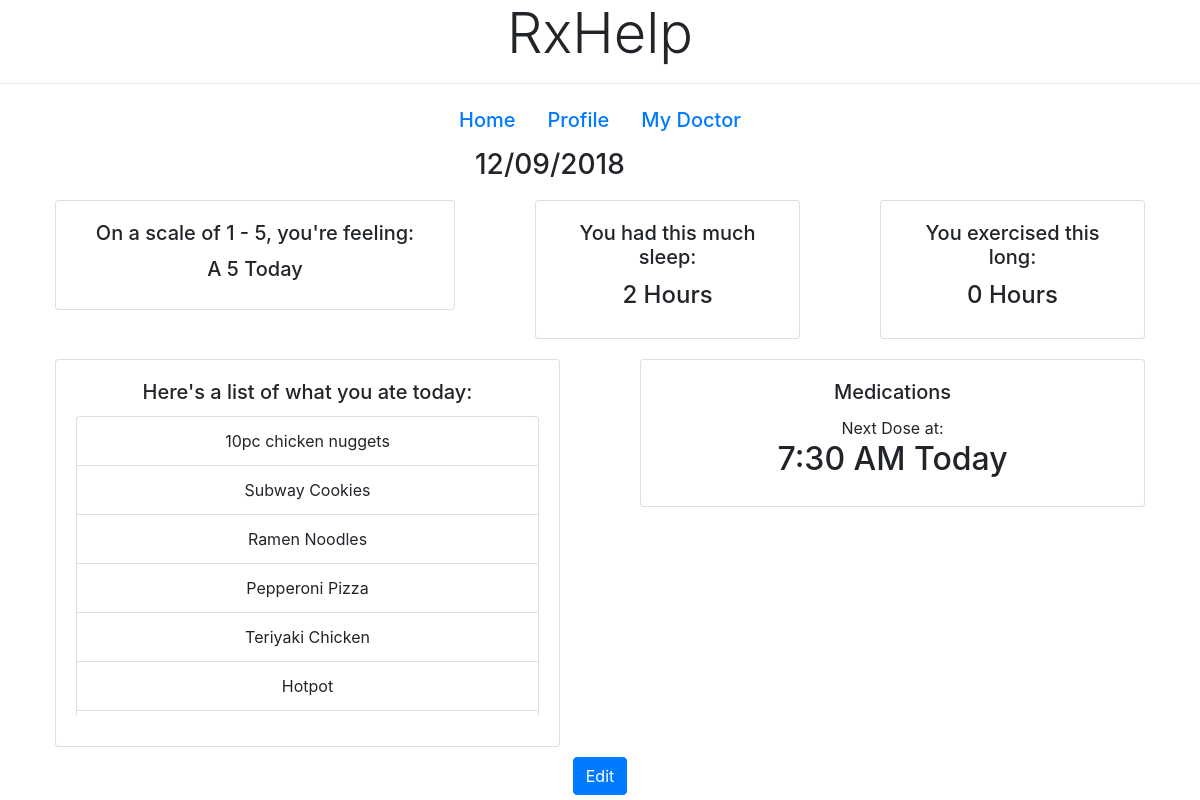
Before: /patientHome/9438 with the older database file.
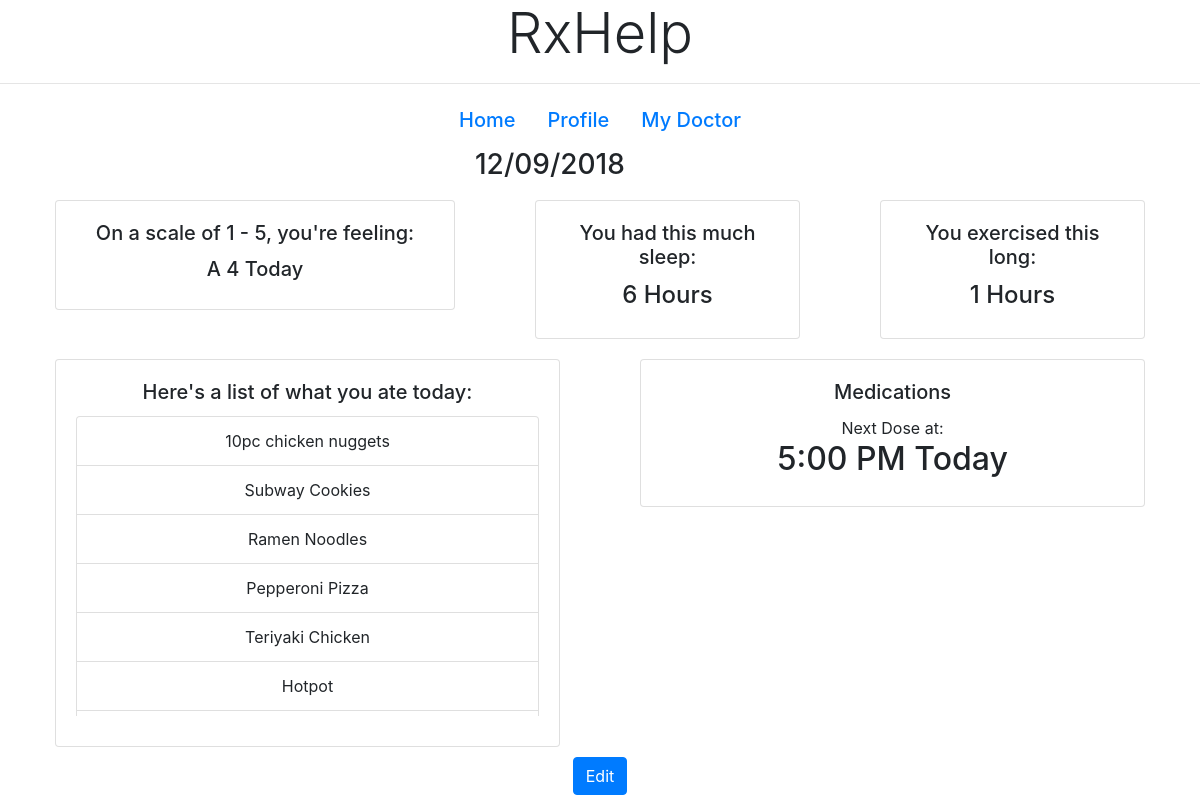
After: the same page with the newer database file.
### tables this page shows
CREATE TABLE entries(
date DATE NOT NULL,
patient_id INT,
entry_id INT PRIMARY KEY,
mood INT, 
sleep INT,
exercise INT,
medication TIME NOT NULL,
diet VARCHAR(255) NOT NULL,
img LONGBLOB NOT NULL
);

CREATE TABLE foods(
food VARCHAR(255) NOT NULL,
id_num INT NOT NULL
);

### app.py (the view)
@app.route('/patientHome/<id_num>', methods=["GET", "POST"])
def homeP(id_num):
    cur = conn.cursor()
    cur.execute("select * from entries where patient_id = ? and date = strftime('%m/%d/%Y', 'now')", (id_num,))
    data = cur.fetchall()
    cur.execute("select * from foods where id_num = ?", (id_num,))
    foods = cur.fetchall()
    return render_template('patient/patientHome.html', data=data, foods=foods, id_num=id_num)

### templates/patient/patientHome.html (shortened to what this page needs)
<!DOCTYPE html>
<html lang="en">
<head>
  <link rel="stylesheet" href="https://stackpath.bootstrapcdn.com/bootstrap/4.1.3/css/bootstrap.min.css"
>
</head>
<body>
<b><h1 style="text-align: center;" class="display-4">RxHelp</h1></b>
<hr>
<ul class="nav justify-content-center">
  <li class="nav-item">
    <a class="nav-link active" href="/patientHome/{{id_num}}"><h5>Home</h5></a>
  </li>
  <li class="nav-item">
    <a class="nav-link" href="/patientProfile/{{id_num}}"><h5>Profile</h5></a>
  </li>
  <li class="nav-item">
    <a class="nav-link" href="/patientMyDoctor/{{id_num}}"><h5>My Doctor</h5></a>
  </li>
</ul>
{% for o in data%}
<div id="boxy" class="container">
  <div class="row" style="text-align: center">
    <div class="col">
      <div class="row" style="margin: auto; max-width: 250px">
      <h3>{{o[0]}}</h3>
    </div>
  </div>
  <div id="myUL">
    <div class="row">
      <div class="col">
        <div class="col">
          <div style="margin: 10px; width: 400px" class="card">
            <div class="card-body" align="center">
              <h5 class="card-title">On a scale of 1 - 5, you're feeling:  </h5>
               <h5>A {{o[3]}} Today</h5>
            </div>
          </div>
        </div>
      </div>
      <div class="col">
        <div class="col">
          <div style="margin: 10px;" id="sleep" class="card">
            <div class="card-body">
              <h5 class="card-title">You had this much sleep:</h5>
              <h4>{{o[4]}} Hours</h4>
            </div>
          </div>
        </div>
      </div>
      <div class="col">
        <div class="col">
          <div style="margin: 10px;" id="exercise" class="card" style="width: 18rem;">
            <div class="card-body">
              <h5 class="card-title">You exercised this long:</h5>
              <h4>{{o[5]}} Hours</h4>
            </div>
          </div>
        </div>
      </div>
    </div>
    <div id="row2">
      <div class="center row">
        <div class="col center">
          <div class="col">
            <div style="margin: 10px" id="Food" class="card">
              <div class="card-body">
                <h5 class="card-title">Here's a list of what you ate today:</h5>
                <ul class="list-group">
                  {% for f in foods %}
                  <li class="list-group-item">{{f[0]}}</li>
                  {% endfor %}
                </ul>
              </div>
            </div>
          </div>
        </div>
        <div class="col">
          <div class="col">
            <div style="margin: 10px;" id="medication" class="card" style="width: 18rem;">
              <div class="card-body">
                <h5 class="card-title">Medications</h5>
                <a>Next Dose at:</a><br>
                <h2>{{o[6]}} {{o[7]}} Today</h2>
              </div>
            </div>
          </div>
        </div>
      </div>
    </div>
    <div align="center">
      <a type="button" class="btn btn-primary" href="/patientHome/edit/{{o[1]}}">Edit</a>
    </div>
  </div>
</div>
</div>
{% endfor %}
</html>

### templates/patient/patientHome.html (style rules this page uses)
body { background-image: url("https://patientengagementhit.com/images/site/features/_large/patient-healthcare-access-header.jpg"); background-size: auto auto; }
.list-group { max-height: 300px; margin-bottom: 10px; overflow:scroll; -webkit-overflow-scrolling: touch; }
#boxy { background-color: rgba(255, 255, 255, 0.6); }

Changed rows visible on the page:
removed entries: date "12/09/2018", mood "5", sleep "2", exercise "0", medication "7:30", diet "AM", foods (food "10pc chicken nuggets"), foods (food "Subway Cookies"), foods (food "Ramen Noodles"), foods (food "Pepperoni Pizza"), foods (food "Teriyaki Chicken"), foods (food "Hotpot")
added entries: date "12/09/2018", mood "4", sleep "6", exercise "1", medication "5:00", diet "PM", foods (food "10pc chicken nuggets"), foods (food "Subway Cookies"), foods (food "Ramen Noodles"), foods (food "Pepperoni Pizza"), foods (food "Teriyaki Chicken"), foods (food "Hotpot")
